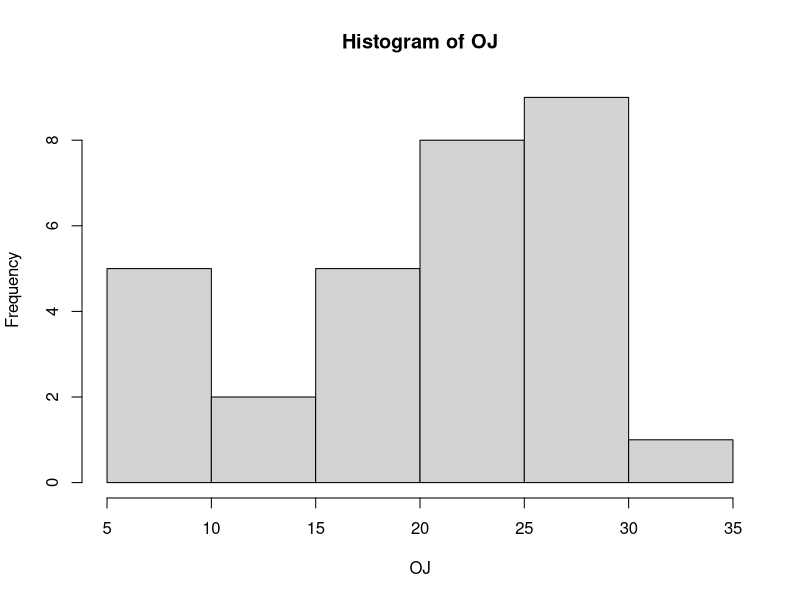
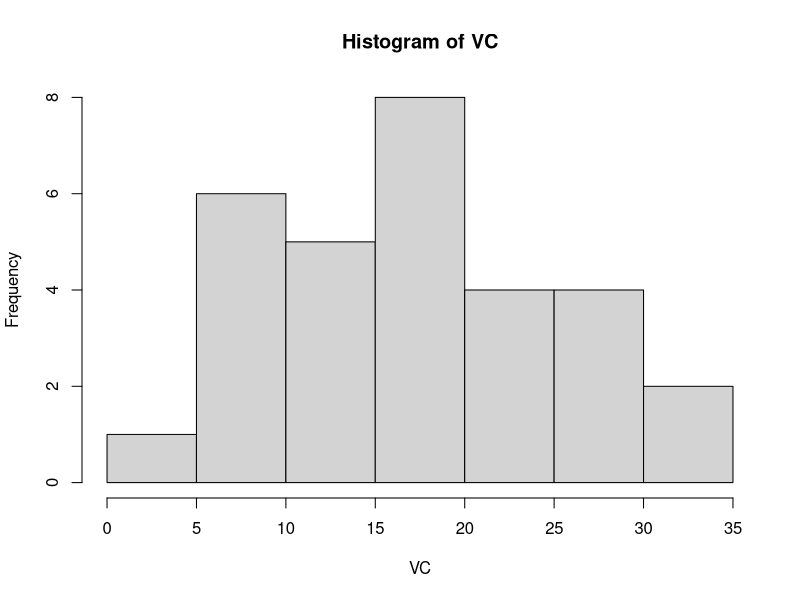
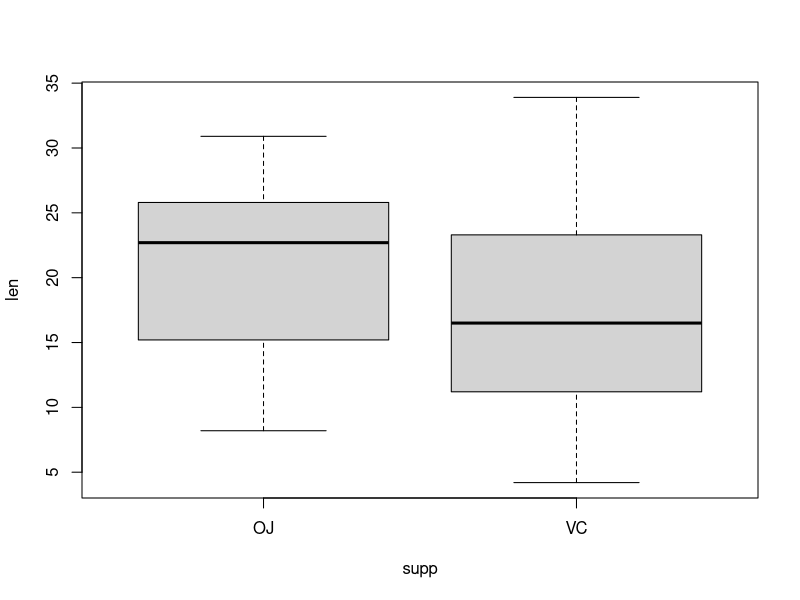
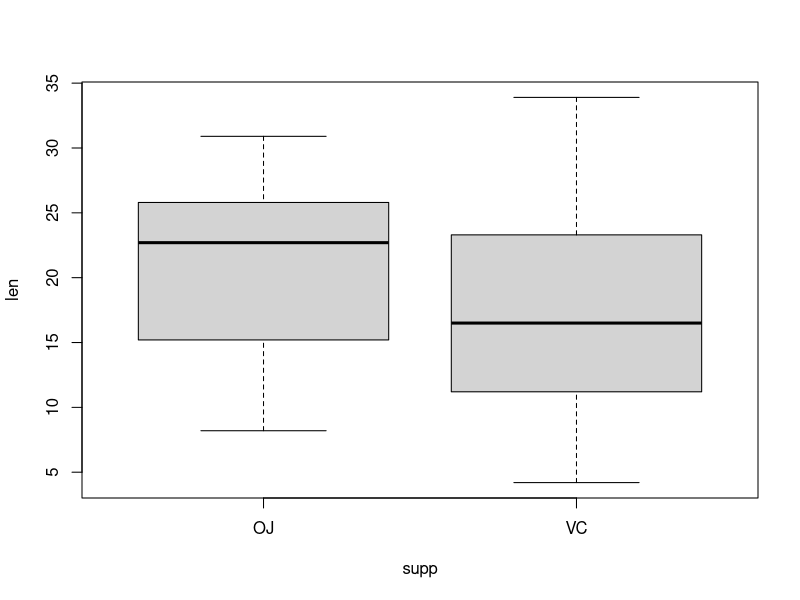

These figures' R source, in order: (Note: this script raises an error after producing the figures.)
############################################################################################
#Exercise ==> ToothGrowth
#A data frame with 60 observations on 3 variables.

#len:	Tooth length
#supp:	Supplement type (VC (vitamin C) or OJ (Orange juic)).
#dose: 	Dose in milligrams/day
# Reference: Crampton, E. W. (1947). The growth of the odontoblast of the incisor teeth as a criterion of vitamin C intake of the guinea pig. The Journal of Nutrition, 33(5), 491-504. doi: 10.1093/jn/33.5.491.


data(ToothGrowth) # open the dataset frm R
str(ToothGrowth) #structure of dataframe
head(ToothGrowth) # show the first 6 columns
names(ToothGrowth) # show name of columns



#Transfer different group into vector
VC <- ToothGrowth$len[ToothGrowth$supp=="VC"]
OJ <- ToothGrowth$len[ToothGrowth$supp=="OJ"]


#descriptive statistics (VC)
mean(VC) # average
summary(VC)
sd(VC) # standard deviation



#descriptive statistics (OJ)
mean(OJ) # average
summary(OJ)
sd(OJ) # standard deviation

# histogram
hist(OJ)
hist(VC)


# boxplot
boxplot(len  ~ supp, data=ToothGrowth)
boxplot(len  ~ supp,ToothGrowth)
############################################################################################


#import file to R
BeeSeed <- read.table("Dataset.csv", sep=";", header=TRUE)
?read.table


# sep=",", sep=":", sep=";", sep="\t," 
str(BeeSeed) #structure of dataframe
#Art: Plant Species
#Seeds: Seed per flower
#Treatment: grouping factor ==> Control and different bee species


# Convert character to factor
BeeSeed$Treatment<- as.factor(BeeSeed$Treatment)
BeeSeed$FC_Treatment<- as.factor(BeeSeed$Treatment)
str(BeeSeed) #structure of dataframe


# Convert Factor to Character
BeeSeed$Treatment<- as.character(BeeSeed$Treatment)
str(BeeSeed) #structure of dataframe


# Convert character to factor
BeeSeed$Treatment<- as.factor(BeeSeed$Treatment)
str(BeeSeed) #structure of dataframe


# Convert integer to numeric 
BeeSeed$Seeds<- as.numeric(BeeSeed$Seeds)
str(BeeSeed) #structure of dataframe


# Convert Numeric to Integer 
BeeSeed$Seeds<- as.integer(BeeSeed$Seeds)
str(BeeSeed) #structure of dataframe


#Change values in a column
BeeSeed$Seeds<-2*BeeSeed$Seeds
BeeSeed$Seeds<-BeeSeed$Seeds/2
str(BeeSeed)
BeeSeed$Twice_Seeds <- 2*BeeSeed$Seeds # create a new column

# package for data manipulation
#install.packages("dplyr")
library(dplyr)


#add column to our data.frame- mutate(name of data.frame, name= value of new columns)("dplyr")
BeeSeed <- mutate(BeeSeed, Total_Seed=Seeds*10)
head(BeeSeed) # show first six rows

# subset 
BeeSeed2 <- subset(BeeSeed, (Treatment != "LM") & (Treatment != "CS"))
BeeSeed3 <- subset(BeeSeed, (Treatment == "control")) 



# filter data - filter (data.frame name, filter index ) (dplyr)
BeeSeed<-filter (BeeSeed,Total_Seed >= 100)


# select a columns you need (data,frame, column1,......) (dplyr)
BeeSeed4 <- select (BeeSeed,  Seeds )

# create vector from one column in dataframe
BeeSeed5 <- BeeSeed $Seeds

#combine functions and do in sequence - %>% (shortcut: ctrl+ shift+ M) (dplyr)
data(ToothGrowth)
Tooth <- ToothGrowth  %>% select (len,supp ) %>% filter (len >= 10) %>% mutate(color=len*10)




# create data.frame (it's not related to package dplyr)
Blood_Sugar <- data.frame( Group= c("Control","Control", "Control", "Control", "Control",  "Treatment","Treatment","Treatment","Treatment","Treatment"), Blood_Sugar= c(162,167,159,170,166,178,184,188,192,190)) # alternative 1
class(Blood_Sugar)
Blood_Sugar <- data.frame( Group= c(rep("Control",5), rep("Treatment",5)), Blood_Sugar= c(162,167,159,170,166,178,184,188,192,190) ) # alternative 2
str(Blood_Sugar)    


# show data in certain column and row [row,column]
Tooth[3,2] # row 3, column 2
Tooth[3,1] # row 3, column 1
Tooth [,1] # column 1
Tooth [1,] # row 1
Tooth [1] # column 1 (with header)
tooth_length <- Tooth [c(1,2,3)] # column 1 and 2

# remove column or row
data("ToothGrowth")
ToothGrowth <- ToothGrowth[,-3] # remove column 3
ToothGrowth1 <- ToothGrowth[-10,] # remove row 10

# rename columns as header
ToothGrowth <-rename(ToothGrowth,Length = len,Nutrition = supp)
names(ToothGrowth) # show headers

# sort data 
data(PlantGrowth)
order(PlantGrowth$weight) #Ascending
order(-PlantGrowth$weight) # Descending
PlantGrowth <-PlantGrowth[order(PlantGrowth$weight),] #from smallest to biggest
PlantGrowth <-PlantGrowth[order(-PlantGrowth$weight),] #from biggest to smallest


# replace value with another value
data("ToothGrowth")
ToothGrowth[ToothGrowth == 4.2] <- 5


# replace character with another character
str(ToothGrowth) # show structure of dataframe (df)
ToothGrowth$supp<- as.character (ToothGrowth$supp) # convert to character
str(ToothGrowth)

ToothGrowth[ToothGrowth == "OJ"] <- "Orange juice"
ToothGrowth[ToothGrowth == 0.5] <- NA



# which function (shows which entries are true)
x <- c(FALSE, TRUE, FALSE, TRUE, TRUE, FALSE)
which (x)


#install.packages ("dslabs")
library (dslabs)
data(murders)
str(murders)


# shows Massachusetts population
murders$population [which(murders$state== "Massachusetts")] 


# in detail
murders$population
murders$state== "Massachusetts"
which(murders$state== "Massachusetts")
murders$population[22]

#exercise
#1: cbind() function ?????

#2:  Creating matrix function????

#3:
# Control: 120,118,118,112,117,114
# Drug 1:  100,100,110,102,104,105
# Drug 2:  90,82,87,95,110,100
# create data frame with this data
#effect of drug on Blood pressure? (Data analysis)
#add new columns as log of blood pressure (header: LOG_Blood_pressure)
